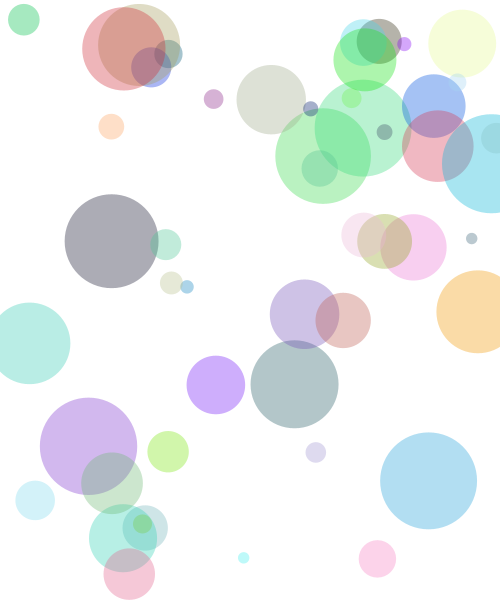
Frame 1 (no input)
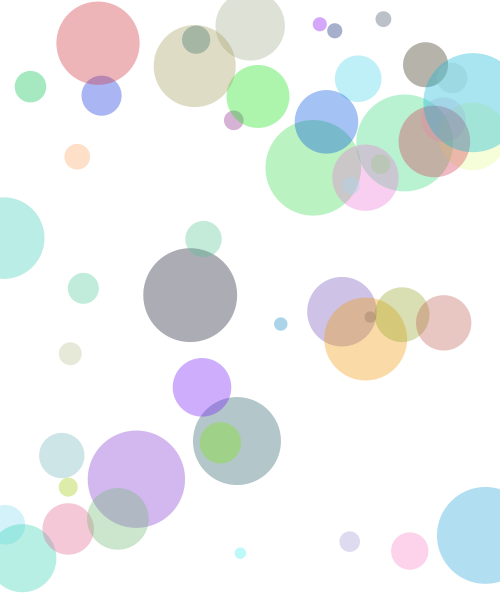
Frame 60 (the mouse pressed at the canvas centre just before this capture)
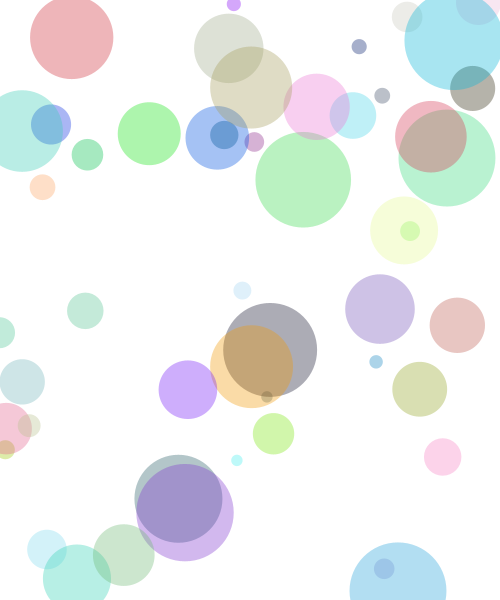
Frame 120 (the mouse held since frame 60 and released just before this capture)

The Processing sketch that drew these frames (run headless with seeded random() and noise(); from frame 60 on, the mouse is pressed at the canvas centre):

// Processing sketch: class19_08_ball_class_moreMethods
// ── class19_08_ball_class_moreMethods.pde
// IMA NYU Shanghai
// Interaction Lab


Ball[] balls;


void setup() {
  size(500, 600);
  noStroke();

  balls = new Ball[50];

  for (int i=0; i<balls.length; i++) {
    balls[i] = new Ball(random(width), random(height));
  }
}


void draw() {
  background(255);

  for (int i=0; i<balls.length; i++) {
    balls[i].move();
    balls[i].bounce();  // don't forget we have to call the function!
    balls[i].display();
  }
}


class Ball {
  float x, y, size;
  color clr;
  float xspeed, yspeed;

  Ball(float tempX, float tempY) {
    x = tempX;
    y = tempY;
    size = random(10, 100);
    clr = color(random(255), random(255), random(255));

    xspeed = random(-2, 2);
    yspeed = random(-2, 2);
  }

  void display() {
    fill(clr, 90);
    ellipse(x, y, size, size);
  }

  // we can add more functions(methods)!!
  void move() {
    x += xspeed;
    y += yspeed;
  }

  void bounce() {
    if (x < 0) {
      xspeed = -xspeed;
    } else if (x > width) {
      xspeed = -xspeed;
    }
    if (y < 0) {
      yspeed = -yspeed;
    } else if (y > height) {
      yspeed = -yspeed;
    }
  }
}
